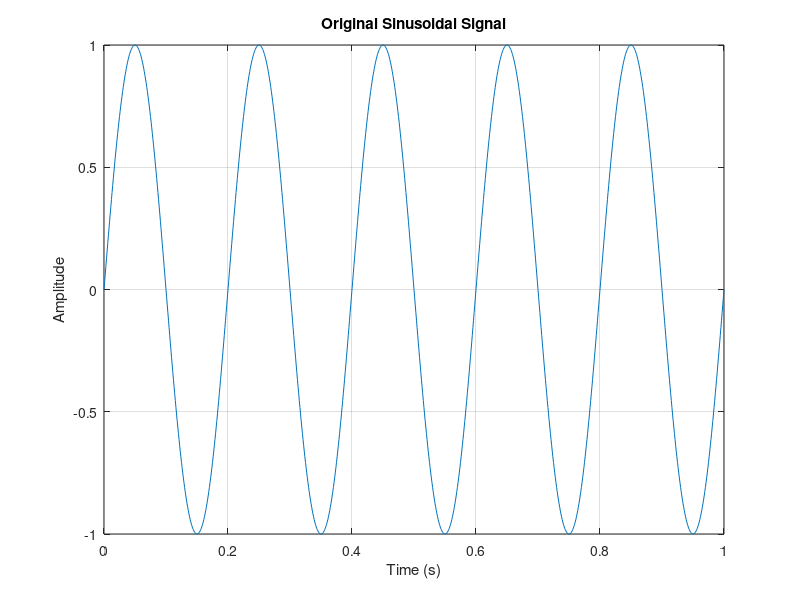
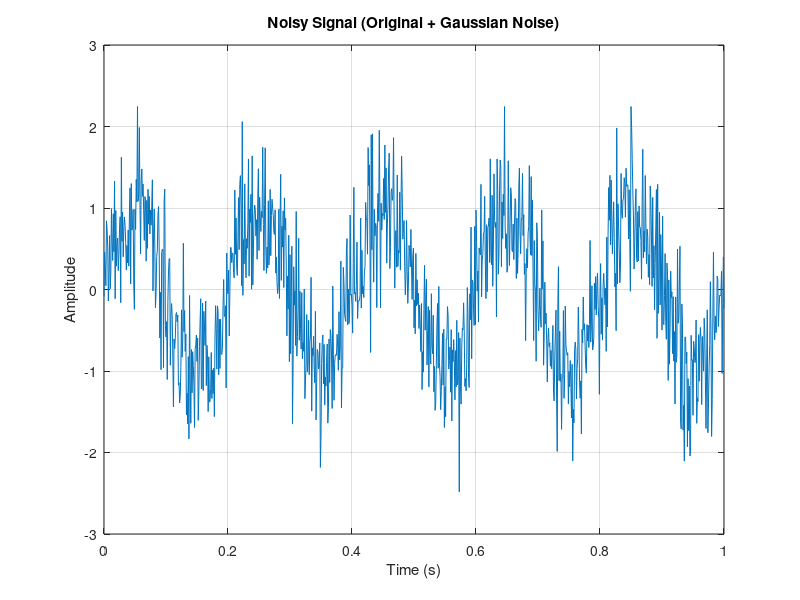
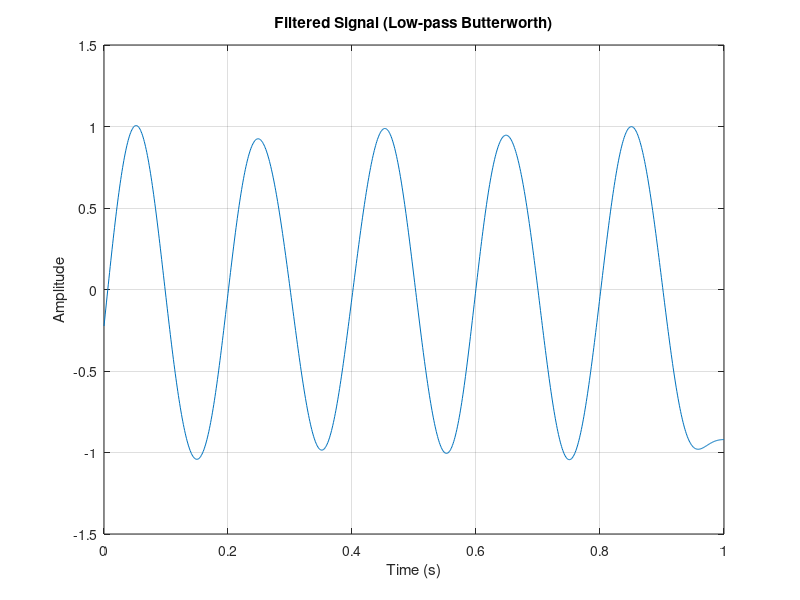
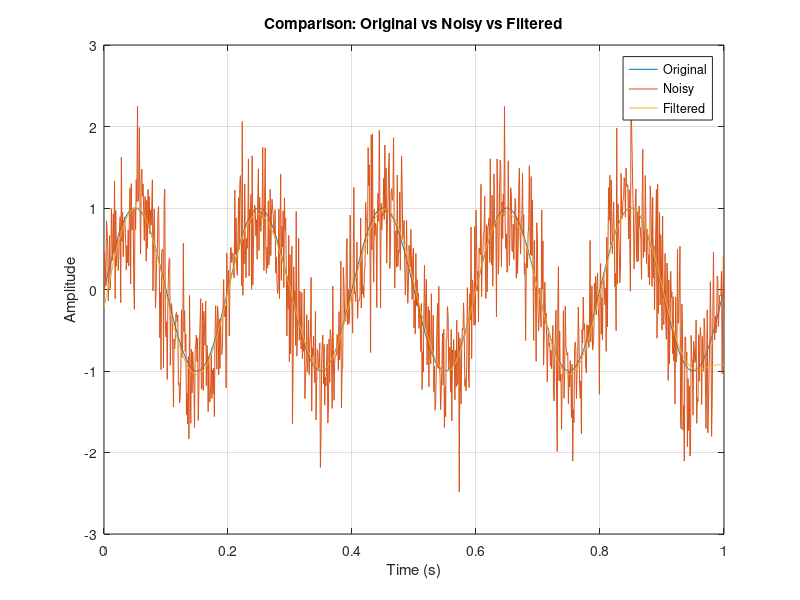

The MATLAB script that drew these images, in order:
clc;
close all;
clear;

% ---------------------------------------------------------
% Assignment: Add and Remove Noise from a Signal (MATLAB)
% ---------------------------------------------------------

% Parameters
fs = 1000;                 % Sampling frequency (Hz)
t = 0:1/fs:1;              % Time vector (1 second)
f_signal = 5;              % Signal frequency (Hz)
amplitude = 1;             % Signal amplitude

noise_std = 0.5;           % Noise level (standard deviation) - adjust to experiment

cutoff_frequency = 10;     % Low-pass cutoff frequency (Hz) - adjust to experiment
filter_order = 4;          % Butterworth filter order

% 1) Generate sinusoidal signal
original_signal = amplitude * sin(2*pi*f_signal*t);

% 2) Add Gaussian white noise
noise = noise_std * randn(size(t));
noisy_signal = original_signal + noise;

% 3) Low-pass Butterworth filter design
Wn = cutoff_frequency / (fs/2);     % Normalize cutoff to Nyquist frequency
[b, a] = butter(filter_order, Wn, 'low');

% 4) Filter the noisy signal (zero-phase filtering for better waveform shape)
filtered_signal = filtfilt(b, a, noisy_signal);

% -------------------------
% Plots (Time Domain)
% -------------------------
figure;
plot(t, original_signal);
grid on;
xlabel('Time (s)');
ylabel('Amplitude');
title('Original Sinusoidal Signal');

figure;
plot(t, noisy_signal);
grid on;
xlabel('Time (s)');
ylabel('Amplitude');
title('Noisy Signal (Original + Gaussian Noise)');

figure;
plot(t, filtered_signal);
grid on;
xlabel('Time (s)');
ylabel('Amplitude');
title('Filtered Signal (Low-pass Butterworth)');

% Combined comparison plot (recommended for submission)
figure;
plot(t, original_signal); hold on;
plot(t, noisy_signal);
plot(t, filtered_signal);
grid on;
xlabel('Time (s)');
ylabel('Amplitude');
title('Comparison: Original vs Noisy vs Filtered');
legend('Original','Noisy','Filtered');

% -------------------------
% Simple Evaluation Metrics
% -------------------------
% SNR before/after filtering (approx)
signal_power = mean(original_signal.^2);
noise_power_before = mean((noisy_signal - original_signal).^2);
noise_power_after  = mean((filtered_signal - original_signal).^2);

snr_before = 10*log10(signal_power / noise_power_before);
snr_after  = 10*log10(signal_power / noise_power_after);

fprintf('\n--- Parameters ---\n');
fprintf('fs = %d Hz\n', fs);
fprintf('Signal frequency = %.2f Hz\n', f_signal);
fprintf('Noise std = %.3f\n', noise_std);
fprintf('Cutoff frequency = %.2f Hz\n', cutoff_frequency);
fprintf('Filter order = %d\n', filter_order);

fprintf('\n--- Evaluation ---\n');
fprintf('SNR before filtering  = %.2f dB\n', snr_before);
fprintf('SNR after filtering   = %.2f dB\n', snr_after);
fprintf('Noise power before    = %.4f\n', noise_power_before);
fprintf('Noise power after     = %.4f\n\n', noise_power_after);
